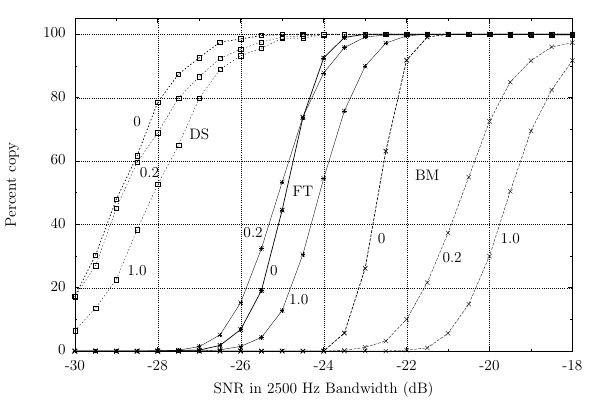

This chart was generated by the following gnuplot code:
# gnuplot script for "Percent copy" figure
# run: gnuplot fig_psuccess.gnuplot
# then: pdflatex fig_psuccess.tex
#
set term epslatex standalone size 6in,4in
set output "fig_psuccess.tex"
set xlabel "SNR in 2500 Hz Bandwidth (dB)"
set ylabel "Percent copy"
set style func linespoints
set key off
set tics in
set mxtics 2
set mytics 2
set grid
plot [-30:-18] [0:105] \
     "stats_0.0" using 1:($4)/10.0 with linespoints lt 2 lw 2 pt 2, \
     "stats_0.0" using 1:($5)/10.0 with linespoints lt 1 lw 2 pt 3, \
     "stats_0.0" using 1:($6)/10.0 with linespoints lt 3 lw 2 pt 4, \
     "stats_0.2" using 1:($4)/10.0 with linespoints lt 2 pt 2, \
     "stats_0.2" using 1:($5)/10.0 with linespoints lt 1 pt 3, \
     "stats_0.2" using 1:($6)/10.0 with linespoints lt 3 pt 4, \
     "stats_1.0" using 1:($4)/10.0 with linespoints lt 2 pt 2, \
     "stats_1.0" using 1:($5)/10.0 with linespoints lt 1 pt 3, \
     "stats_1.0" using 1:($6)/10.0 with linespoints lt 3 pt 4, \
     "psuccess.lab" with labels
